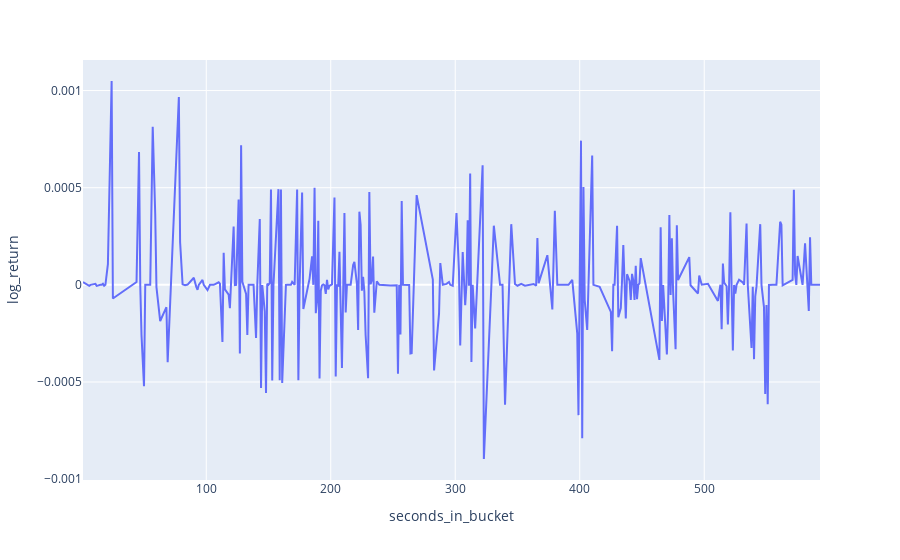

Here is the notebook cell this chart was saved with:
### Code cell
fig = px.line(book_example, x="seconds_in_bucket", y="log_return")
fig.show()
fig.write_image("return.png")

### Figure 1 — Plotly figure (JSON) as saved in the notebook; plotly's stock layout.template omitted (floating-point values rounded to 4 significant figures; data arrays with more than 128 entries replaced by an {"elided": "..."} marker saying what was removed)
{"data": [{"hovertemplate": "seconds_in_bucket=%{x}<br>log_return=%{y}<extra></extra>", "legendgroup": "", "line": {"color": "#636efa", "dash": "solid"}, "marker": {"symbol": "circle"}, "mode": "lines", "name": "", "orientation": "v", "showlegend": false, "type": "scatter", "x": {"elided": "301 int values"}, "xaxis": "x", "y": {"elided": "301 float values"}, "yaxis": "y"}], "layout": {"legend": {"tracegroupgap": 0}, "margin": {"t": 60}, "xaxis": {"anchor": "y", "domain": [0, 1], "title": {"text": "seconds_in_bucket"}}, "yaxis": {"anchor": "x", "domain": [0, 1], "title": {"text": "log_return"}}}}
